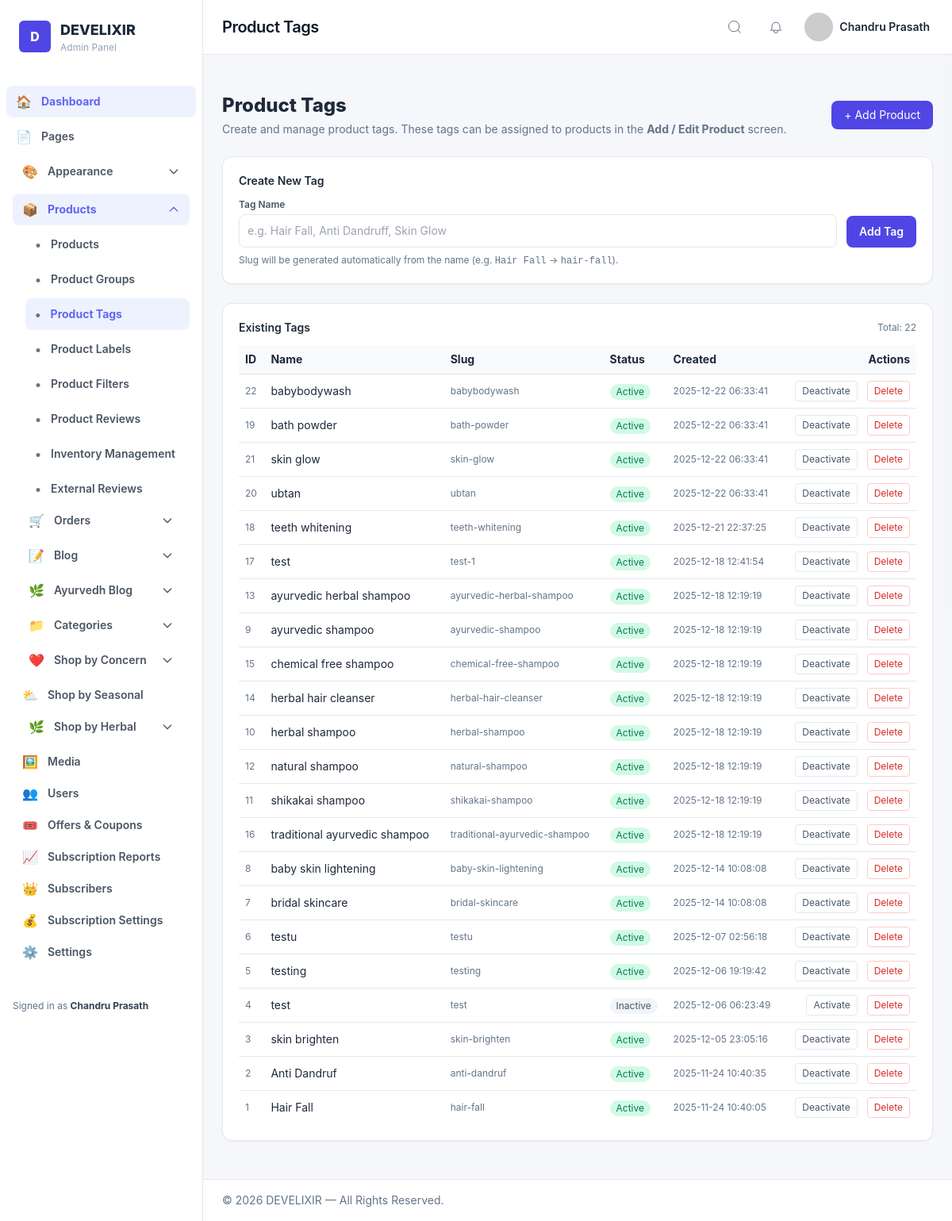
Page /admin/tags.php (signed in) on the committed database.
### tables this page shows
CREATE TABLE `tags` (
  `id` int(10) UNSIGNED NOT NULL,
  `name` varchar(100) NOT NULL,
  `slug` varchar(120) NOT NULL,
  `is_active` tinyint(1) NOT NULL DEFAULT 1,
  `created_at` timestamp NULL DEFAULT current_timestamp()
);

### admin/tags.php (the view, shortened to what this page needs)
<?php
require_once __DIR__ . '/../includes/db.php';
function flash_get($key) {
    if (!isset($_SESSION[$key])) return null;
    $v = $_SESSION[$key];
    return $v;
}
$errors  = flash_get('form_errors') ?? [];
$old     = flash_get('old') ?? [];
$tags = [];
try {
    $tags = $pdo->query("
        SELECT id, name, slug, is_active, created_at
        FROM tags
        ORDER BY created_at DESC, name ASC
    ")->fetchAll(PDO::FETCH_ASSOC);
} catch (Throwable $e) {
    $errors[] = 'Unable to load tags: ' . $e->getMessage();
}
include __DIR__ . '/layout/header.php';
?>
<link rel="stylesheet" href="/assets/css/admin.css">
<div class="max-w-[1100px] mx-auto py-6">
  <div class="flex items-center justify-between mb-6">
    <div>
      <h1 class="text-2xl font-extrabold text-slate-800">Product Tags</h1>
      <p class="text-sm text-slate-500 mt-1">
        Create and manage product tags. These tags can be assigned to products in the
        <strong>Add / Edit Product</strong> screen.
      </p>
    </div>
    <a href="add_product.php" class="px-4 py-2 rounded-lg bg-indigo-600 text-white text-sm">
      + Add Product
    </a>
  </div>
  <div class="bg-white border border-gray-200 rounded-xl p-5 mb-6 shadow-sm">
    <h2 class="text-sm font-semibold text-slate-800 mb-3">Create New Tag</h2>
    <form action="tags.php" method="post" class="flex flex-col sm:flex-row gap-3 items-start sm:items-end">
      <div class="flex-1 w-full">
        <label class="block text-xs font-semibold text-slate-600 mb-1">Tag Name</label>
        <input
          type="text"
          name="name"
          class="w-full p-2.5 border rounded-lg text-sm"
          placeholder="e.g. Hair Fall, Anti Dandruff, Skin Glow"
          value="<?php echo isset($old['name']) ? htmlspecialchars($old['name'], ENT_QUOTES, 'UTF-8') : ''; ?>"
          required
        >
      </div>
      <button type="submit"
              class="px-4 py-2.5 rounded-lg bg-indigo-600 text-white text-sm font-semibold">
        Add Tag
      </button>
    </form>
    <p class="text-xs text-slate-500 mt-2">
      Slug will be generated automatically from the name (e.g. <code>Hair Fall</code> → <code>hair-fall</code>).
    </p>
  </div>
  <div class="bg-white border border-gray-200 rounded-xl p-5 shadow-sm">
    <div class="flex items-center justify-between mb-3">
      <h2 class="text-sm font-semibold text-slate-800">Existing Tags</h2>
      <span class="text-xs text-slate-500">
        Total: <?php echo count($tags); ?>
      </span>
    </div>
    <?php if (empty($tags)): ?>
      <p class="text-sm text-slate-500">No tags created yet. Add your first tag above.</p>
    <?php else: ?>
      <div class="overflow-x-auto">
        <table class="min-w-full text-sm">
          <thead>
            <tr class="border-b bg-slate-50">
              <th class="text-left py-2 px-2">ID</th>
              <th class="text-left py-2 px-2">Name</th>
              <th class="text-left py-2 px-2">Slug</th>
              <th class="text-left py-2 px-2">Status</th>
              <th class="text-left py-2 px-2">Created</th>
              <th class="text-right py-2 px-2">Actions</th>
            </tr>
          </thead>
          <tbody>
          <?php foreach ($tags as $t): ?>
            <tr class="border-b last:border-0">
              <td class="py-2 px-2 text-xs text-slate-500">
                <?php echo (int)$t['id']; ?>
              </td>
              <td class="py-2 px-2">
                <?php echo htmlspecialchars($t['name'], ENT_QUOTES, 'UTF-8'); ?>
              </td>
              <td class="py-2 px-2 text-xs text-slate-500">
                <?php echo htmlspecialchars($t['slug'], ENT_QUOTES, 'UTF-8'); ?>
              </td>
              <td class="py-2 px-2">
                <?php if (!empty($t['is_active'])): ?>
                  <span class="inline-flex items-center px-2 py-0.5 rounded-full text-xs bg-emerald-100 text-emerald-700">
                    Active
                  </span>
                <?php else: ?>
                  <span class="inline-flex items-center px-2 py-0.5 rounded-full text-xs bg-slate-100 text-slate-600">
                    Inactive
                  </span>
                <?php endif; ?>
              </td>
              <td class="py-2 px-2 text-xs text-slate-500">
                <?php echo htmlspecialchars($t['created_at'] ?? '', ENT_QUOTES, 'UTF-8'); ?>
              </td>
              <td class="py-2 px-2 text-right space-x-2">
                <form action="tags.php" method="post" class="inline">
                  <button type="submit"
                          class="text-xs px-2 py-1 rounded border border-slate-200 text-slate-600 hover:bg-slate-50">
                    <?php echo !empty($t['is_active']) ? 'Deactivate' : 'Activate'; ?>
                  </button>
                </form>
                <form action="tags.php" method="post" class="inline"
                      onsubmit="return confirm('Delete this tag? It will be removed from all products.');">
                  <button type="submit"
                          class="text-xs px-2 py-1 rounded border border-red-200 text-red-600 hover:bg-red-50">
                    Delete
                  </button>
                </form>
              </td>
            </tr>
          <?php endforeach; ?>
          </tbody>
        </table>
      </div>
    <?php endif; ?>
  </div>
</div>
<?php include __DIR__ . '/layout/footer.php'; ?>

### assets/css/admin.css (style rules this page uses)
body { margin: 0; padding: 0; background: #f5f7fa; font-family: 'Inter', sans-serif; }

### admin/layout/header.php (style rules this page uses)
body { background: #f4f6f9; }

### rows in the picture
tags: id "22", name "babybodywash", slug "babybodywash", is_active "Active", created_at "2025-12-22 06:33:41"
tags: id "19", name "bath powder", slug "bath-powder", is_active "Active", created_at "2025-12-22 06:33:41"
tags: id "21", name "skin glow", slug "skin-glow", is_active "Active", created_at "2025-12-22 06:33:41"
tags: id "20", name "ubtan", slug "ubtan", is_active "Active", created_at "2025-12-22 06:33:41"
tags: id "18", name "teeth whitening", slug "teeth-whitening", is_active "Active", created_at "2025-12-21 22:37:25"
tags: id "17", name "test", slug "test-1", is_active "Active", created_at "2025-12-18 12:41:54"
tags: id "13", name "ayurvedic herbal shampoo", slug "ayurvedic-herbal-shampoo", is_active "Active", created_at "2025-12-18 12:19:19"
tags: id "9", name "ayurvedic shampoo", slug "ayurvedic-shampoo", is_active "Active", created_at "2025-12-18 12:19:19"
tags: id "15", name "chemical free shampoo", slug "chemical-free-shampoo", is_active "Active", created_at "2025-12-18 12:19:19"
tags: id "14", name "herbal hair cleanser", slug "herbal-hair-cleanser", is_active "Active", created_at "2025-12-18 12:19:19"
tags: id "10", name "herbal shampoo", slug "herbal-shampoo", is_active "Active", created_at "2025-12-18 12:19:19"
tags: id "12", name "natural shampoo", slug "natural-shampoo", is_active "Active", created_at "2025-12-18 12:19:19"
tags: id "11", name "shikakai shampoo", slug "shikakai-shampoo", is_active "Active", created_at "2025-12-18 12:19:19"
tags: id "16", name "traditional ayurvedic shampoo", slug "traditional-ayurvedic-shampoo", is_active "Active", created_at "2025-12-18 12:19:19"
tags: id "8", name "baby skin lightening", slug "baby-skin-lightening", is_active "Active", created_at "2025-12-14 10:08:08"
tags: id "7", name "bridal skincare", slug "bridal-skincare", is_active "Active", created_at "2025-12-14 10:08:08"
tags: id "6", name "testu", slug "testu", is_active "Active", created_at "2025-12-07 02:56:18"
tags: id "5", name "testing", slug "testing", is_active "Active", created_at "2025-12-06 19:19:42"
tags: id "4", name "test", slug "test", is_active "Inactive", created_at "2025-12-06 06:23:49"
tags: id "3", name "skin brighten", slug "skin-brighten", is_active "Active", created_at "2025-12-05 23:05:16"
tags: id "2", name "Anti Dandruf", slug "anti-dandruf", is_active "Active", created_at "2025-11-24 10:40:35"
tags: id "1", name "Hair Fall", slug "hair-fall", is_active "Active", created_at "2025-11-24 10:40:05"

### other values in the picture
$icons['Dashboard'] "🏠"
$icons['Appearance'] "🎨"
$icons['Products'] "📦"
$icons['Orders'] "🛒"
$icons['Blog'] "📝"
$icons['Ayurvedh Blog'] "🌿"
$icons['Categories'] "📁"
$icons[$item['label']] "👥"
$item['label'] "Users"
$icons[$item['label']] "🎟️"
$item['label'] "Offers & Coupons"
$icons[$item['label']] "📈"
$item['label'] "Subscription Reports"
$icons[$item['label']] "👑"
$item['label'] "Subscribers"
